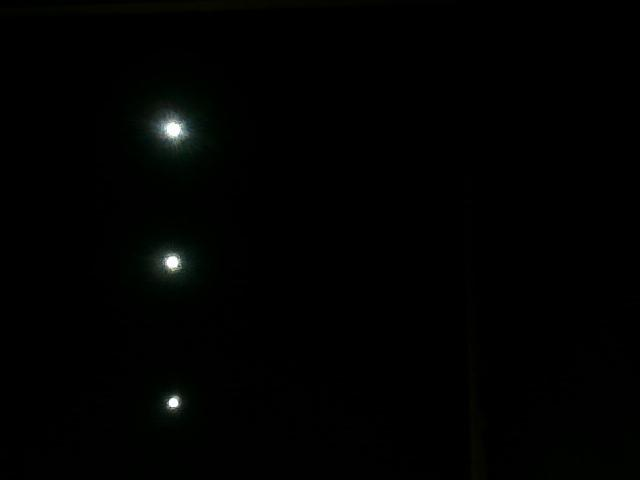
#> input picture img.jpg, 640 x 480 px
$ python camera.py
#> lines starting #> are read from the running program, lines starting #| are printed output that depends on the picture; after the words box and inside, x2 and y2 are one past the last pixel; in counts of white or black regions, pixels touching at a corner belong together
import cv2
height = 480
width = 640
d = 45.5 * 2/640
import os


def mirrored(gray):
    mirror = gray.copy()
    for i in xrange(height):
        for j in xrange(width):
            mirror[i, width - 1 - j] = gray[i, j]
    return mirror


os.popen('fswebcam -d /dev/video2 -r 640x480 --no-banner --no-timestamp ./img.jpg > ./info')
img = cv2.imread("img.jpg")
#> img is the input picture: shape (480, 640, 3); mean B, G, R 1.2, 1.7, 1.2
gray = cv2.cvtColor(img, cv2.COLOR_BGR2GRAY)
gray = mirrored(gray)
#> after the loop in mirrored, `for i in xrange(height):`:
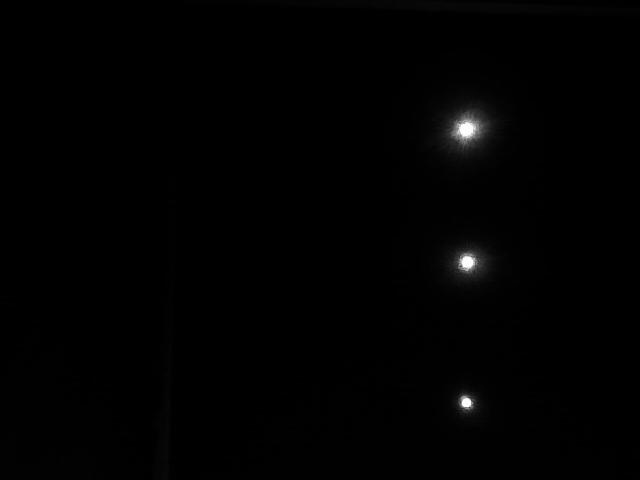
#> mirror: shape (480, 640); min 0, max 255, mean 1.5

cv2.imwrite("gray.jpg", gray)
cv2.imshow('gray', gray)
for x in xrange(height):
    for y in xrange(width):
        if gray[x][y] > 230:
            gray[x][y] = 255
        else:
            gray[x][y] = 0
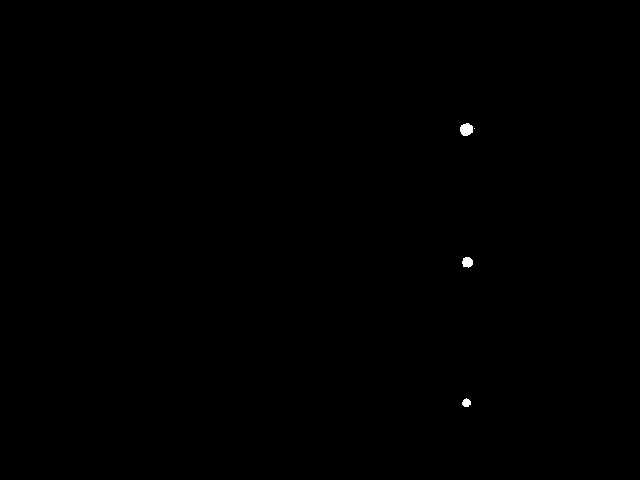
#> gray: shape (480, 640); 0.09% white; 4 white regions (1 under 20 px), largest, box (x1, y1, x2, y2) and area: (460, 123, 473, 136) 133, (462, 257, 473, 268) 93, (462, 398, 471, 407) 59

cv2.imshow('test', gray)

cv2.waitKey(0)
cv2.destroyAllWindows()
